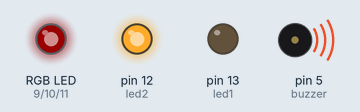
Bench run of a sketch on a simulated Arduino Uno, built with avr-gcc and run on an emulated ATmega328P. Shown: an RGB LED mixed from three pins (HIGH = lit), output pins drawn as LEDs (lit = HIGH), buzzer (waves = sounding). Dim RGB values are drawn brighter than linear.

Above: at 0.16 s.
At 4.43 s:
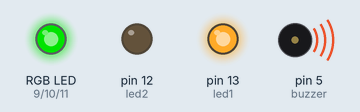
At 8.0 s:
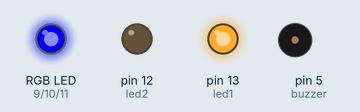
At 16.3 s:
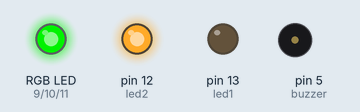
At 25.8 s:
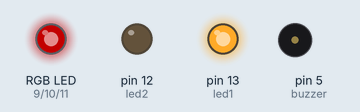
At 34.1 s:
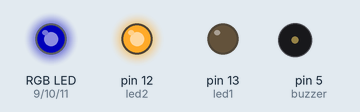
Timing chart, 0 to 40.0 s (numbered marks = the images above):
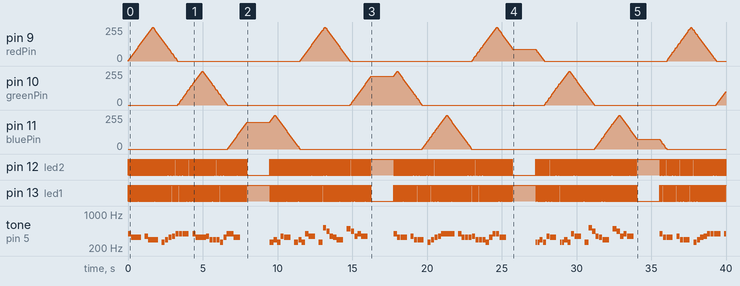

The sketch:

buzzer-bee.ino
```cpp
// 蜂鳴器演奏 + RGB 呼吸燈 + 警車燈
// 多功能擴展板腳位：
//   Buzzer = D5
//   RGB LED = D9(R), D10(G), D11(B)
//   LED1(藍) = D13, LED2(紅) = D12

int buzzer = 5;
int redPin = 9;
int greenPin = 10;
int bluePin = 11;
int led1 = 13;
int led2 = 12;

// 音階頻率
#define C4  262
#define D4  294
#define E4  330
#define F4  349
#define G4  392
#define A4  440
#define B4  494
#define C5  523
#define D5  587
#define REST 0

// ===== 小蜜蜂 =====
int beeNotes[] = {
  G4, E4, E4, REST,
  F4, D4, D4, REST,
  C4, D4, E4, F4, G4, G4, G4, REST,
  G4, E4, E4, E4,
  F4, D4, D4, D4,
  C4, E4, G4, G4, E4, REST, REST
};
int beeBeats[] = {
  4, 4, 2, 4,
  4, 4, 2, 4,
  4, 4, 4, 4, 4, 4, 2, 4,
  4, 4, 4, 4,
  4, 4, 4, 4,
  4, 4, 4, 4, 2, 4, 4
};

// ===== 生日快樂 =====
int bdayNotes[] = {
  C4, C4, D4, C4, F4, E4, REST,
  C4, C4, D4, C4, G4, F4, REST,
  C4, C4, C5, A4, F4, E4, D4, REST,
  B4, B4, A4, F4, G4, F4, REST
};
int bdayBeats[] = {
  8, 8, 4, 4, 4, 2, 4,
  8, 8, 4, 4, 4, 2, 4,
  8, 8, 4, 4, 4, 4, 2, 4,
  8, 8, 4, 4, 4, 2, 4
};

int tempo = 200;
int rgbColor = 0;  // 0=紅, 1=綠, 2=藍

void setup() {
  pinMode(buzzer, OUTPUT);
  pinMode(redPin, OUTPUT);
  pinMode(greenPin, OUTPUT);
  pinMode(bluePin, OUTPUT);
  pinMode(led1, OUTPUT);
  pinMode(led2, OUTPUT);
}

void loop() {
  // 播小蜜蜂
  playSong(beeNotes, beeBeats, sizeof(beeNotes) / sizeof(beeNotes[0]));
  delay(1500);

  // 播生日快樂
  playSong(bdayNotes, bdayBeats, sizeof(bdayNotes) / sizeof(bdayNotes[0]));
  delay(1500);
}

void playSong(int notes[], int beats[], int noteCount) {
  for (int i = 0; i < noteCount; i++) {
    int duration = tempo * (4.0 / beats[i]);

    // 播音符
    if (notes[i] == REST) {
      noTone(buzzer);
    } else {
      tone(buzzer, notes[i]);
    }

    // 在音符持續期間跑燈光效果
    for (int t = 0; t < duration; t += 30) {
      updateLights();
      delay(30);
    }

    noTone(buzzer);
    delay(20);
  }
}

// RGB 呼吸 + 警車燈同時跑
int breathVal = 0;
int breathDir = 5;

void updateLights() {
  // RGB 呼吸
  int rPin = (rgbColor == 0) ? redPin : 0;
  int gPin = (rgbColor == 1) ? greenPin : 0;
  int bPin = (rgbColor == 2) ? bluePin : 0;

  analogWrite(redPin,   (rgbColor == 0) ? breathVal : 0);
  analogWrite(greenPin, (rgbColor == 1) ? breathVal : 0);
  analogWrite(bluePin,  (rgbColor == 2) ? breathVal : 0);

  breathVal += breathDir;
  if (breathVal >= 255 || breathVal <= 0) {
    breathDir = -breathDir;
    if (breathVal <= 0) {
      rgbColor = (rgbColor + 1) % 3;  // 換下一個顏色
    }
  }

  // 警車燈交替
  static bool toggle = false;
  toggle = !toggle;
  digitalWrite(led1, toggle ? HIGH : LOW);
  digitalWrite(led2, toggle ? LOW : HIGH);
}
```

Measured:
- by itself, tone on pin 5 (buzzer): plays 392 Hz for 0.21 s, 330 Hz for 0.21 s, 330 Hz for 0.42 s, 349 Hz for 0.21 s, 294 Hz for 0.21 s, 294 Hz for 0.42 s … (116 notes in this stretch)
